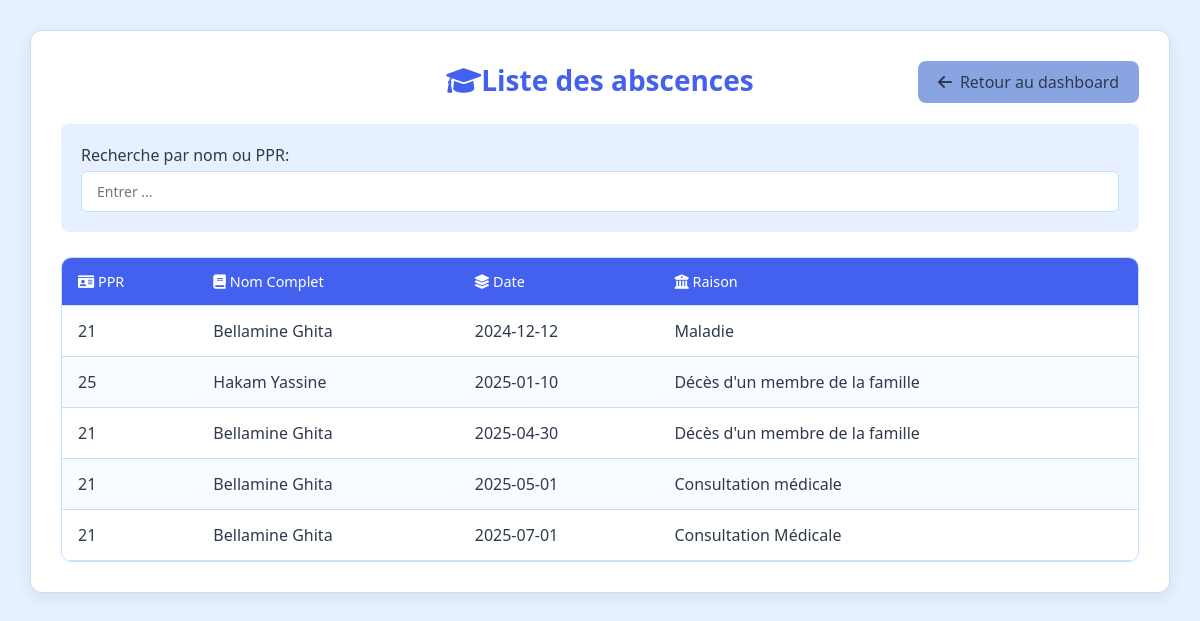
/stage/absence.php, run on the app's committed database.
### tables this page shows
CREATE TABLE `absences` (
  `id` int(11) NOT NULL,
  `employee_id` int(11) NOT NULL,
  `date` date NOT NULL,
  `reason` text DEFAULT NULL,
  `is_justified` tinyint(1) DEFAULT 0,
  `justification_doc` varchar(255) DEFAULT NULL,
  `created_at` timestamp NOT NULL DEFAULT current_timestamp(),
  `status` enum('pending','approved','rejected') DEFAULT 'pending',
  `warning_sent` tinyint(1) DEFAULT 0,
  `hours_missed` decimal(4,2) NOT NULL DEFAULT 8.00
);

CREATE TABLE `utilisateurs` (
  `PPR` int(11) NOT NULL,
  `Cin` varchar(25) NOT NULL,
  `prenom` varchar(25) NOT NULL,
  `nom` varchar(25) NOT NULL,
  `d_naiss` date NOT NULL,
  `d_recrutement` date NOT NULL,
  `sit_familliale` varchar(25) NOT NULL,
  `genre` varchar(25) NOT NULL,
  `role` varchar(25) NOT NULL DEFAULT 'user',
  `email` varchar(50) DEFAULT NULL,
  `password` varchar(255) NOT NULL,
  `fonction` varchar(25) NOT NULL,
  `grade` varchar(25) NOT NULL,
  `img` longblob NOT NULL,
  `mime_type` int(50) DEFAULT NULL,
  `img_profile` longblob NOT NULL,
  `mime_type2` varchar(50) NOT NULL
);

### stage/absence.php (the view, shortened to what this page needs)
<?php
$db = Database::getInstance()->getConnection();
$search = isset($_GET['search']) ? $_GET['search'] : '';
$sql = "SELECT * FROM absences a
JOIN utilisateurs u
ON PPR = employee_id
WHERE 1=1";
$sql .= " ORDER BY a.date";
$stmt = $db->prepare($sql);
$stmt->execute();
$absences = $stmt->fetchall(PDO::FETCH_ASSOC);
$role = $_COOKIE['role'];
?>
<!DOCTYPE html>
<html lang="fr">
<head>
    <link rel="stylesheet" href="https://cdnjs.cloudflare.com/ajax/libs/font-awesome/6.0.0/css/all.min.css">
</head>
<body>
    <div class="container">
        <h1><i class="fas fa-graduation-cap"></i>Liste des abscences</h1>
        <a href="dash.php" class="return-btn">
            <i class="fas fa-arrow-left"></i> Retour au dashboard
        </a>
        <form method="GET" action="">
            <div class="search-filter-container">
                <div class="search-box">
                    <label for="search" style="display: block; margin-bottom: 5px; font-weight: 500;">Recherche par nom ou PPR:</label>
                    <input type="text" id="search" name="search" placeholder="Entrer ..."
                           value="<?= htmlspecialchars($search) ?>">
                </div>
            </div>
        </form>
        <table>
            <thead>
                <tr>
                    <th><i class="fas fa-id-card"></i> PPR</th>
                    <th><i class="fas fa-book"></i> Nom Complet</th>
                    <th><i class="fas fa-layer-group"></i> Date</th>
                    <th><i class="fas fa-university"></i> Raison</th>
                </tr>
            </thead>
            <tbody>
                <?php if (empty($absences)): ?>
                    <tr>
                        <td colspan="<?= $role === 'admin' ? 7 : 6 ?>" style="text-align: center;">
                           Aucun employee trouvé avec le nom donné
                     </td>
                    </tr>
                <?php else: ?>
                    <?php foreach($absences as $absence): ?>
                        <tr>
                            <td><?= htmlspecialchars($absence["PPR"]) ?></td>
                            <td><?= htmlspecialchars($absence["nom"]) ?> <?= htmlspecialchars($absence["prenom"]) ?></td>
                            <td><?= htmlspecialchars($absence["date"]) ?></td>
                            <td><?= htmlspecialchars($absence["reason"]) ?></td>
                        </tr>
                    <?php endforeach; ?>
                <?php endif; ?>
            </tbody>
        </table>
    </div>
</body>
</html>

### stage/absence.php (style rules this page uses)
:root { --primary-blue: #4361ee; --secondary-blue: #88a5e2ff; --light-bg: #e6f0ff; --table-bg: #ffffff; --text-dark: #2e3a4d; --text-light: #ffffff; --border-color: #c5e0ff; --error-red: #ff6b6b; }
* { margin: 0; padding: 0; box-sizing: border-box; font-family: 'Segoe UI', Tahoma, Geneva, Verdana, sans-serif; }
body { background-color: var(--light-bg); padding: 30px; color: var(--text-dark); }
.container { max-width: 1200px; margin: 0 auto; background-color: var(--table-bg); border-radius: 12px; box-shadow: 0 4px 16px rgba(0, 0, 0, 0.08); padding: 30px; position: relative; border: 1px solid var(--border-color); }
h1 { color: var(--primary-blue); margin-bottom: 25px; text-align: center; font-weight: 600; font-size: 28px; }
.return-btn { position: absolute; top: 30px; right: 30px; background-color: var(--secondary-blue); color: var(--text-dark); border: none; padding: 10px 20px; border-radius: 8px; cursor: pointer; text-decoration: none; display: inline-flex; align-items: center; gap: 8px; transition: all 0.3s ease; font-weight: 500; }
table { width: 100%; border-collapse: separate; border-spacing: 0; margin-top: 20px; border-radius: 10px; overflow: hidden; border: 1px solid var(--border-color); }
th, td { padding: 14px 16px; text-align: left; border-bottom: 1px solid var(--border-color); }
th { background-color: var(--primary-blue); color: var(--text-light); font-weight: 500; font-size: 0.9rem; }
tr { background-color: var(--table-bg); transition: all 0.2s ease; }
tr:nth-child(even) { background-color: #f8fbff; }
.search-filter-container { display: flex; flex-wrap: wrap; gap: 15px; margin-bottom: 25px; background-color: #e6f0ff; padding: 20px; border-radius: 8px; }
.search-box { flex: 1; min-width: 250px; }
.search-box input, .filter-box select { width: 100%; padding: 10px 15px; border: 1px solid var(--border-color); border-radius: 6px; font-size: 14px; }

### data on the page
absences: employee.PPR "21", employee.nom "Bellamine", employee.prenom "Ghita", date "2024-12-12", reason "Maladie"
absences: employee.PPR "25", employee.nom "Hakam", employee.prenom "Yassine", date "2025-01-10", reason "Décès d'un membre de la famille"
absences: employee.PPR "21", employee.nom "Bellamine", employee.prenom "Ghita", date "2025-04-30", reason "Décès d'un membre de la famille"
absences: employee.PPR "21", employee.nom "Bellamine", employee.prenom "Ghita", date "2025-05-01", reason "Consultation médicale"
absences: employee.PPR "21", employee.nom "Bellamine", employee.prenom "Ghita", date "2025-07-01", reason "Consultation Médicale"
